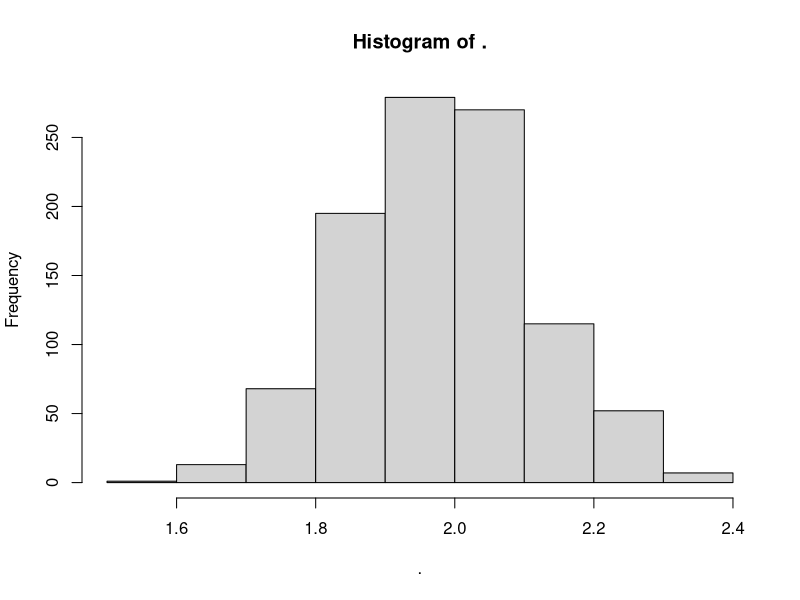

Recreate this plot in R.
# 06_workshop_extra.R


# EXERCISE 1 - Writing a Function #####################3
f = function(Eu, El, sd){     
  cp = (Eu - El) / (6 * sd)  
  return(cp)
}

# roxygen2 style commenting for functions

#' @name f
#' @title Cp Process Control Index Function
#' @description 
#' Calculate any Cp statistic with just 3 inputs! Yay!
#' @param Eu:int Upper Specification Limit
#' @param El:int Lower Specification Limit
#' @param sd:int Sigma-short (average within group standard deviation)
#' @importFrom dplyr `%>%` filter (for example)
f = function(Eu, El, sd){     
  cp = (Eu - El) / (6 * sd)  
  return(cp)
}


f(Eu = 10, El = 2, sd = 5)

# EXERCISE 2 ###################################
library(dplyr)
library(readr)
water = read_csv("workshops/onsen.csv", show_col_types = FALSE)
water %>% head() %>% glimpse()






# EXERCISE 3 #####################################


# What's bootstrapping?
# Take the existing data
# Sample with Replacement for the entire data
# Calculate a Stat
# Get a stat that has been slightly influenced by random chance




library(dplyr)
library(readr)
water = read_csv("workshops/onsen.csv", show_col_types = FALSE)

water %>%
  summarize(sigma_t = sd(temp))


# We need 1000 standard deviations
# We need 1000 resampled water datasets
# We need 1000 water datasets --- x
# We need a dataframe of 1000 ids -- x

boot = tibble(rep = 1:1000) %>%
  group_by(rep) %>%
  reframe(water) %>%
  group_by(rep) %>%
  sample_n(size = n(), replace = TRUE)

stat = boot %>%
  group_by(rep) %>%
  summarize(sigma_t = sd(temp))

stat$sigma_t %>% hist()

stat %>% 
  ungroup() %>%
  summarize(
    estimate = mean(sigma_t),
    se = sd(sigma_t),
    upper = estimate + se*qnorm(0.975),
    lower = estimate - se*qnorm(0.975) 
  )











